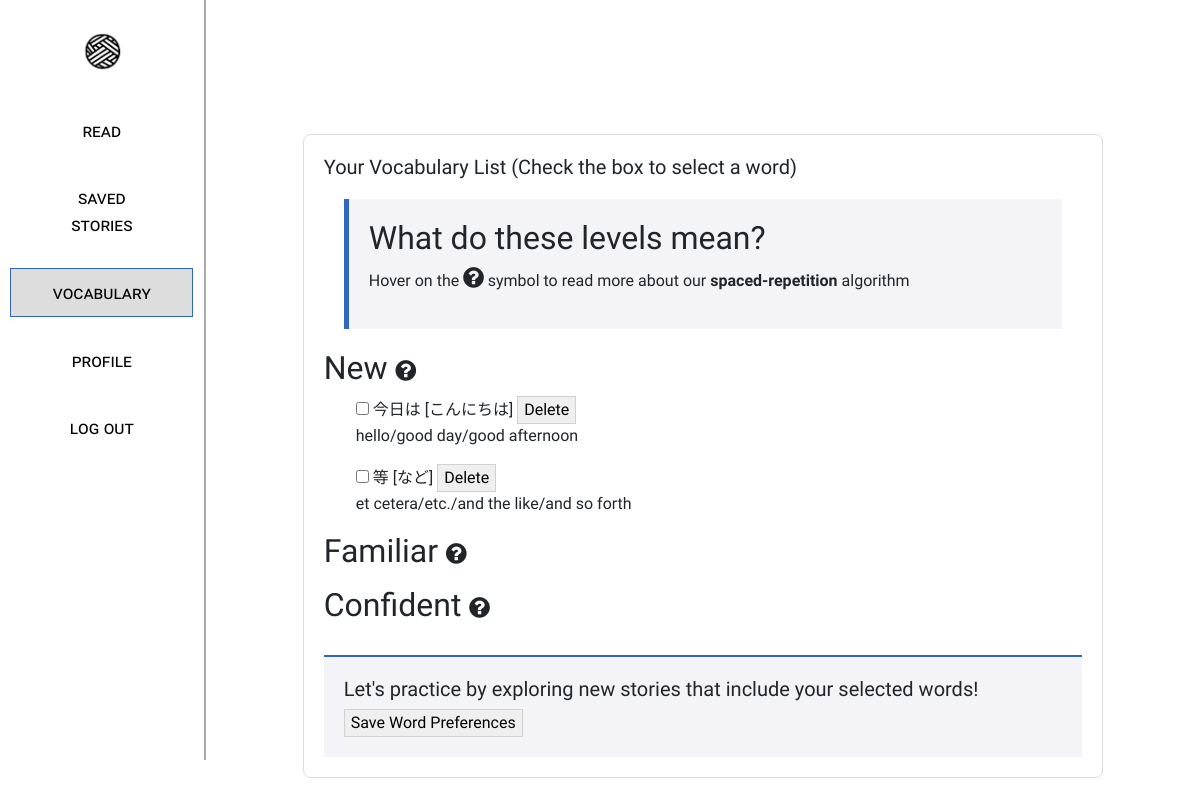
/vocab (signed in), run on the app's committed database.
### app.py (models this page shows)
class Vocabulary(db.Model):
    id = db.Column(db.Integer, primary_key=True)
    chinese_word = db.Column(db.String(100), nullable=False)
    translation = db.Column(db.String(100), server_default='')
    pronunciation = db.Column(db.String(100), server_default='')
    level = db.Column(db.String(50), nullable=False)  # Values: 'new', 'familiar', 'confident'
    user_id = db.Column(db.Integer, db.ForeignKey('users.id'), nullable=False)
    seen = db.Column(db.Integer, default=0)
    user = db.relationship('User', back_populates='vocabularies')

### app.py (the view)
@app.route('/vocab', methods=['GET', 'POST'])
def vocab():
    if 'user' not in session:
        return redirect('/login')
    user_id = User.query.filter_by(username=session['user']).first().id
    if request.method == 'POST':
        if request.form.get('delete'):
            delete_word = request.form.get('delete')
            Vocabulary.query.filter_by(user_id=user_id, chinese_word=delete_word).delete()
            db.session.commit()
            return redirect('/vocab')
        elif request.form.get('submit_action') == 'execute_action':
            selected_words = request.form.getlist('selected_words')
            paragraph_type = request.form.get('action')
            session['selected_words'] = selected_words
            session['paragraph_type'] = paragraph_type
            flash('Your selection has been saved! Go to "Read" to generate your story.', 'info-selection')
            return redirect('/vocab')
    else:
        vocab_list = Vocabulary.query.filter_by(user_id=user_id).all()
        vocab_dict = {'new': [], 'familiar': [], 'confident': []}
        for vocab in vocab_list:
            vocab_dict[vocab.level].append({'word': vocab.chinese_word, 'sense': vocab.translation.split('(')[0], 'pronunciation': vocab.pronunciation})
        return render_template('vocab.html', vocab=vocab_dict)

### templates/vocab.html (shortened to what this page needs)
<!DOCTYPE html>
<html>
<head>
    <link rel="stylesheet" href="../static/styles.css">
    <link rel="stylesheet" href="https://cdnjs.cloudflare.com/ajax/libs/font-awesome/4.7.0/css/font-awesome.min.css">
    <link href="https://cdn.jsdelivr.net/npm/bootstrap@5.3.0/dist/css/bootstrap.min.css" rel="stylesheet">
</head>
<body>
    <div class="urbanist-main">
        <div style="display:flex; flex-direction: row;">
            <div class="sidebar" style="flex-direction: column;">
                <a href="/" style="display: inline-block; height: 40px;">
                    <img style="height: 100%;" src="../static/wordweaverlogo.png" alt="Home">
                </a>
                <div style="display: flex; flex-direction: column; margin-top:15px; width:90%">
                    <div class="sidebar-item" >
                        <form action="/read" style="width:100%">
                            <button class="white long smallcaps-text" style="width:100%; color:black; border:0px;">
                                read
                            </button>
                        </form>
                    </div>
                    <div class="sidebar-item" >
                        <form action="/stories" style="width:100%">
                            <button class="white long smallcaps-text" style="width:100%; color:black; border:0px">
                                saved stories
                            </button>
                        </form>
                    </div>
                    <div class="sidebar-item" >
                        <form action="/vocab" style="width:100%">
                            <button class="long smallcaps-text" style="width:100%; color:black; background: #ddd; border: 1px solid #3066be">
                                vocabulary
                            </button>
                        </form>
                    </div>
                    <div class="sidebar-item" >
                        <form action="/profile" style="width:100%">
                            <button class="white long smallcaps-text" style="width:100%; color:black; border:0px">
                                profile
                            </button>
                        </form>
                    </div>
                    <div class="sidebar-item" >
                        <form action="/logout" style="width:100%">
                            <button class="white long smallcaps-text" style="width:100%; color:black; border:0px">
                                log out
                            </button>
                        </form>
                    </div>
                </div>
            </div>
            <div class="ui" style="width:100%; overflow: scroll; max-height: 100vh; display: inline-block;">
                <div style="flex-direction: column;">
                    <div class="left aligned column main-col" style="max-width: 800px; margin-top: 150px;">
                        <div class="center-container" id="text" style="text-align: left;">
                            <h1 class="huge">Your Vocabulary List (Check the box to select a word)</h1>
                            <div class="preamble-section" style="margin: 20px; padding: 20px; background-color: #f4f4f8; border-left: 5px solid #3066be;">
                                <h2>What do these levels mean?</h2>
                                <p>Hover on the <i style="font-size:24px" class="fa">&#xf059;</i>
                                    symbol to read more about our <strong>spaced-repetition</strong> algorithm</p>
                            </div>
                            <form action="/vocab" method="POST">
                                {% for level, words in vocab.items() %}
                                    <h2>
                                        <span>{{ level.capitalize() }}</span>
                                        <span class="hoverel"><i style="font-size:24px;margin-left:auto" class="fa">&#xf059;
                                            </i>
                                        </span>
                                    </h2>
                                    <ul>
                                        {% for word in words %}
                                                <input type="checkbox" name="selected_words" value="{{ word.word }}" id="{{ word.word }}">
                                                <label for="{{ word.word }}">{{ word.word }}</label>
                                                {% if word.pronunciation != "" %}
                                                    <span>[{{ word.pronunciation }}]</span>
                                                    <button type="submit" name="delete" value="{{ word.word }}">Delete</button>
                                                {% endif %}
                                                <p>{{ word.sense }}</p>
                                        {% endfor %}
                                    </ul>
                                {% endfor %}
                                <div class="practice-section">
                                    <h1 class="huge">Let's practice by exploring new stories that include your selected words! </h1>
                                    <button type="submit" name="submit_action" value="execute_action">Save Word Preferences</button>
                                </div>
                            </form>
                        </div>
                    </div>
                </div>
            </div>
        </div>
    </div>
</body>
</html>

### static/styles.css (style rules this page uses)
.center-container { margin: 10px; text-align: center; box-sizing: inherit; }
.ui { flex-wrap: wrap; padding: 0; margin: -1rem; }
.left.aligned { text-align: left; }
.column { max-width: 800px; width: 100%; padding: 10px; }
.huge { font-size: 1.25em; font-weight: 400; }
button { border: 1px solid rgba(34,36,38,.15); border-radius: .28571429rem; transition: box-shadow .1s ease,border-color .1s ease; box-shadow: none; bottom: 1px; cursor: pointer; }
.urbanist-main { font-family: "Urbanist", sans-serif; font-optical-sizing: auto; font-style: normal; }
button.long { padding: 10px 35px; }
button.white { background:#fff; color: #3066be; border-color: #aaa }
body { animation: fadeInAnimation ease 1s; animation-iteration-count: 1; animation-fill-mode: forwards; }
.main-col { display: flex; flex-direction: column; margin: auto; border: 1px solid #ddd; background: #fff; border-radius: 8px; }
.sidebar { display: flex; width: 20%; padding-top:2rem; align-items: center; border-right: 2px solid #aaa; height: 95vh; z-index: 2; }
.sidebar-item { width: 100%; justify-content: center; display: flex; margin-top:20px }
.smallcaps-text { font-size: 18px; font-variant: small-caps;; }
.practice-section { background-color: #f4f4f8; padding: 20px; margin-top: 30px; border-top: 2px solid #3066be; }
.hoverel { position: relative; display: inline-block; }

### data on the page
Vocabulary: word "今日は", pronunciation "こんにちは", sense "hello/good day/good afternoon"
Vocabulary: word "等", pronunciation "など", sense "et cetera/etc./and the like/and so forth"

### other printed values
{{ level.capitalize() }} "New" "Familiar" "Confident"
